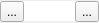
<?xml version="1.0" encoding="UTF-8"?>
<ui version="4.0">
 <class>HorizontalSpinBox</class>
 <widget class="QWidget" name="HorizontalSpinBox">
  <property name="geometry">
   <rect>
    <x>0</x>
    <y>0</y>
    <width>99</width>
    <height>23</height>
   </rect>
  </property>
  <property name="windowTitle">
   <string>Form</string>
  </property>
  <layout class="QHBoxLayout" name="horizontalLayout">
   <property name="spacing">
    <number>0</number>
   </property>
   <property name="leftMargin">
    <number>0</number>
   </property>
   <property name="topMargin">
    <number>0</number>
   </property>
   <property name="rightMargin">
    <number>0</number>
   </property>
   <property name="bottomMargin">
    <number>0</number>
   </property>
   <item>
    <widget class="QToolButton" name="downButton">
     <property name="focusPolicy">
      <enum>Qt::NoFocus</enum>
     </property>
     <property name="text">
      <string>...</string>
     </property>
     <property name="icon">
      <iconset resource="libentertaining_resources.qrc">
       <normaloff>:/libentertaining/icons/go-previous.svg</normaloff>:/libentertaining/icons/go-previous.svg</iconset>
     </property>
    </widget>
   </item>
   <item>
    <widget class="QLineEdit" name="lineEdit">
     <property name="focusPolicy">
      <enum>Qt::ClickFocus</enum>
     </property>
     <property name="frame">
      <bool>false</bool>
     </property>
     <property name="alignment">
      <set>Qt::AlignCenter</set>
     </property>
    </widget>
   </item>
   <item>
    <widget class="QToolButton" name="upButton">
     <property name="focusPolicy">
      <enum>Qt::NoFocus</enum>
     </property>
     <property name="text">
      <string>...</string>
     </property>
     <property name="icon">
      <iconset resource="libentertaining_resources.qrc">
       <normaloff>:/libentertaining/icons/go-next.svg</normaloff>:/libentertaining/icons/go-next.svg</iconset>
     </property>
    </widget>
   </item>
  </layout>
 </widget>
 <resources>
  <include location="libentertaining_resources.qrc"/>
 </resources>
 <connections/>
</ui>
